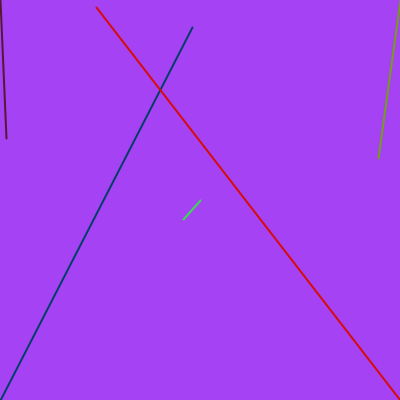
Frame 1 (no input)
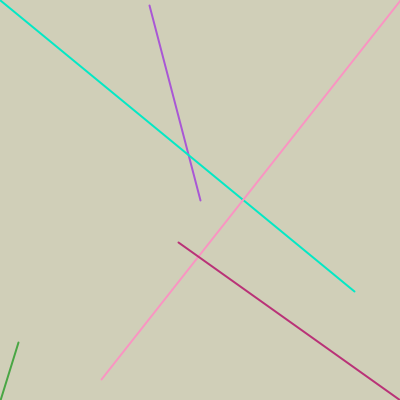
Frame 60 (the mouse pressed at the canvas centre just before this capture)
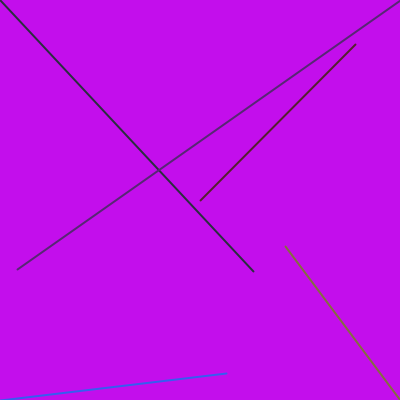
Frame 120 (the mouse held since frame 60 and released just before this capture)

The Processing sketch that drew these frames (run headless with seeded random() and noise(); from frame 60 on, the mouse is pressed at the canvas centre):

// Processing sketch: processing_64709
// ── processing_64709.pde

void setup()
{
  size(400,400);
  strokeWeight(2);
  frameRate(20);
}

void draw()
{
  background(random(256),random(256),random(256));
  stroke(random(256),random(256),random(256));
  line(200,200,random(400),random(400));
  stroke(random(256),random(256),random(256));
  line(0,0,random(400),random(400));
  stroke(random(256),random(256),random(256));
  line(400,0,random(400),random(400));
  stroke(random(256),random(256),random(256));
  line(0,400,random(400),random(400));
  stroke(random(256),random(256),random(256));
  line(400,400,random(400),random(400));
}
